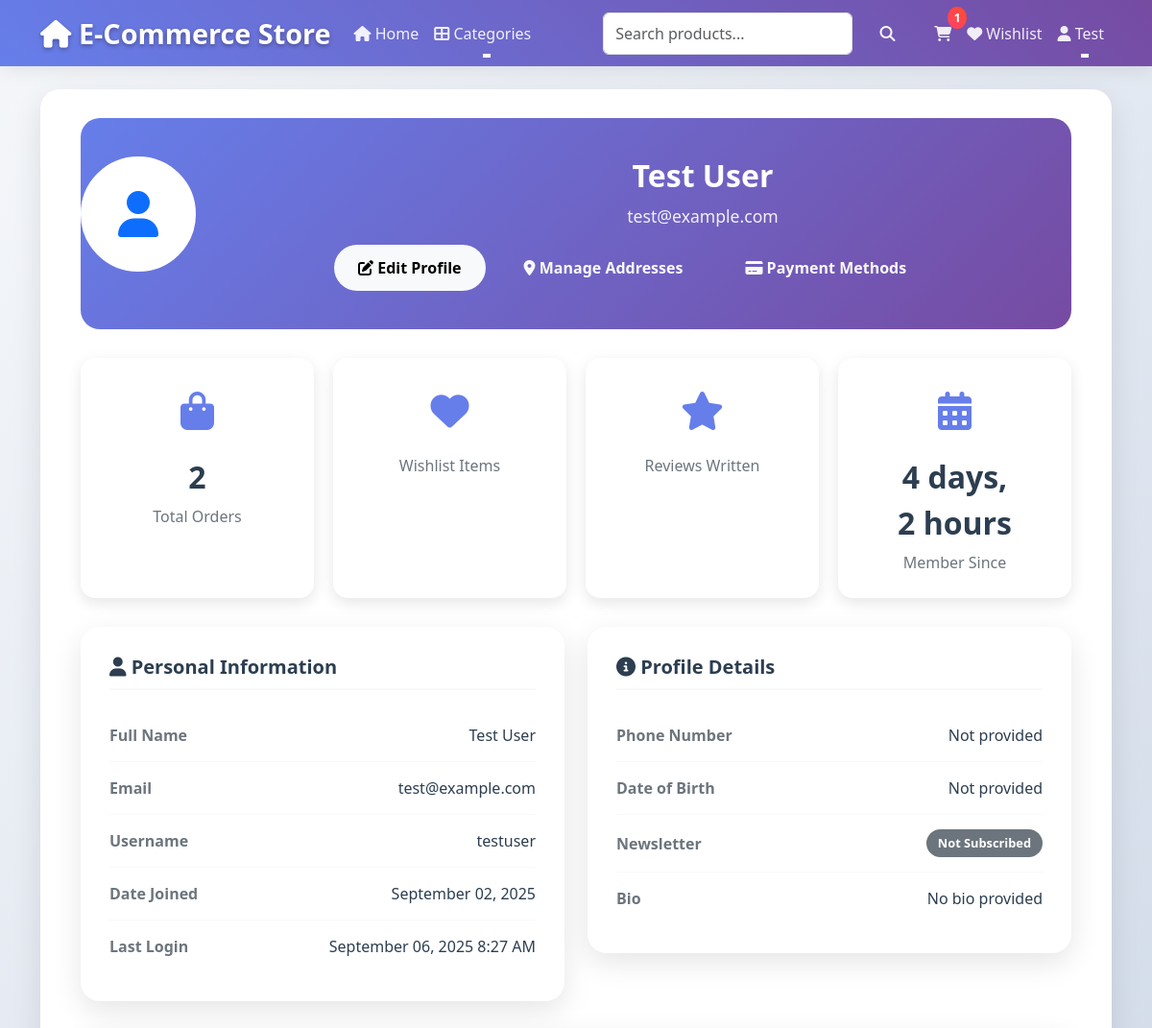
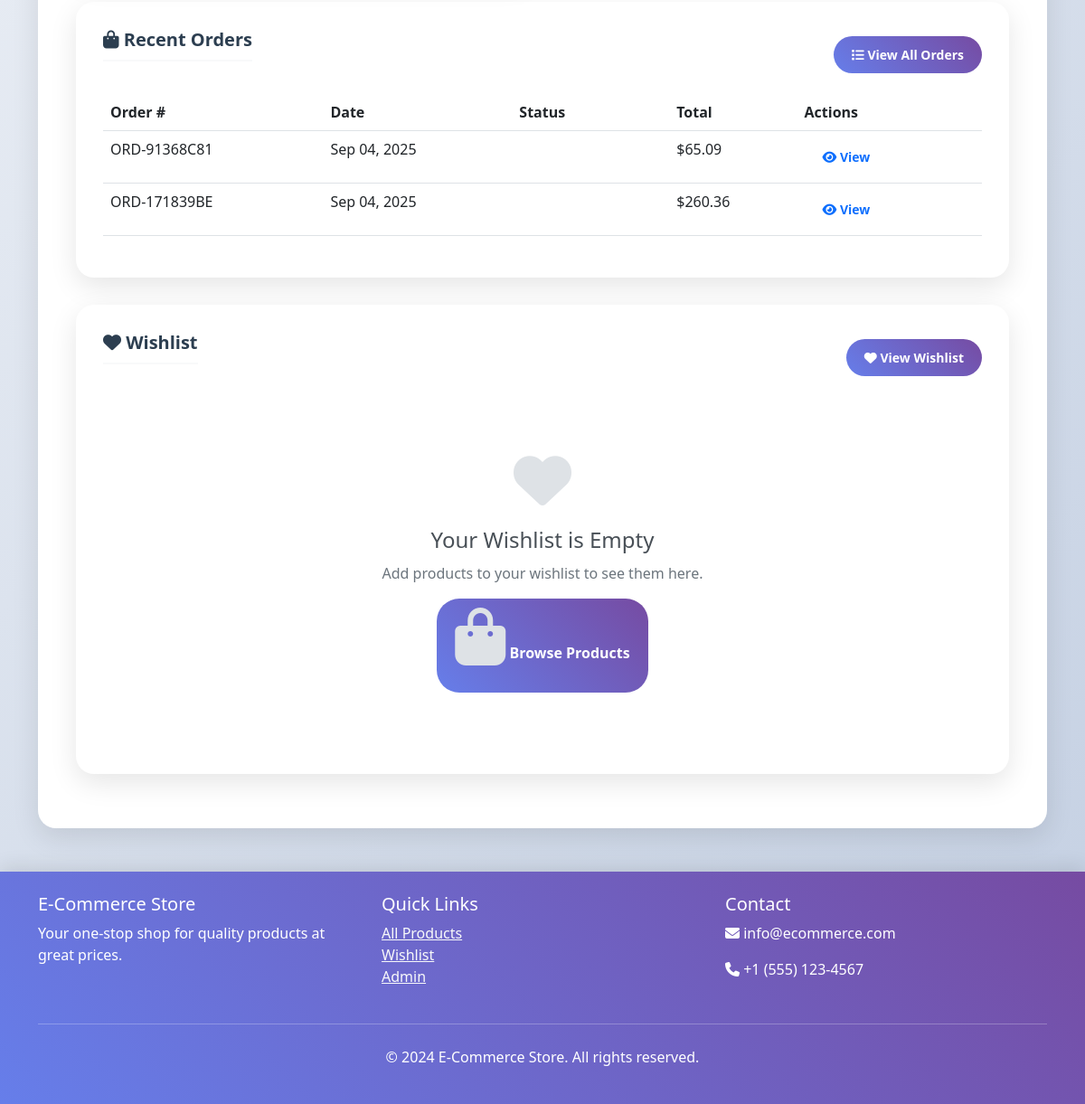
Screenshot of /profile/ (signed in) with the database file from the repository (2 pictures, top to bottom).
### store/models.py (models this page shows, shortened)
class Order(models.Model):
    ORDER_STATUS_CHOICES = [
        ('pending', 'Pending'),
        ('processing', 'Processing'),
        ('shipped', 'Shipped'),
        ('delivered', 'Delivered'),
        ('cancelled', 'Cancelled'),
        ('refunded', 'Refunded'),
    ]
    PAYMENT_STATUS_CHOICES = [
        ('pending', 'Pending'),
        ('paid', 'Paid'),
        ('failed', 'Failed'),
        ('refunded', 'Refunded'),
    ]
    user = models.ForeignKey(User, on_delete=models.CASCADE, related_name='orders')
    order_number = models.CharField(max_length=20, unique=True)
    status = models.CharField(max_length=20, choices=ORDER_STATUS_CHOICES, default='pending')
    payment_status = models.CharField(max_length=20, choices=PAYMENT_STATUS_CHOICES, default='pending')
    subtotal = models.DecimalField(max_digits=10, decimal_places=2)
    tax_amount = models.DecimalField(max_digits=10, decimal_places=2, default=0)
    shipping_amount = models.DecimalField(max_digits=10, decimal_places=2, default=0)
    discount_amount = models.DecimalField(max_digits=10, decimal_places=2, default=0)
    total_amount = models.DecimalField(max_digits=10, decimal_places=2)
    shipping_address = models.ForeignKey(Address, on_delete=models.PROTECT, related_name='shipping_orders')
    billing_address = models.ForeignKey(Address, on_delete=models.PROTECT, related_name='billing_orders')
    payment_method = models.ForeignKey(PaymentMethod, on_delete=models.PROTECT, null=True, blank=True)
    payment_reference = models.CharField(max_length=100, blank=True)
    tracking_number = models.CharField(max_length=100, blank=True)
    estimated_delivery = models.DateField(null=True, blank=True)
    notes = models.TextField(blank=True)
    created_at = models.DateTimeField(auto_now_add=True)
    updated_at = models.DateTimeField(auto_now=True)
    class Meta:
        verbose_name = 'Order'
        verbose_name_plural = 'Orders'
        ordering = ['-created_at']

### store/auth_views.py (the view)
# urls.py: path('profile/', auth_views.ProfileDetailView.as_view(), name='profile_detail'),
class ProfileDetailView(LoginRequiredMixin, DetailView):
    model = UserProfile
    template_name = 'store/auth/profile_detail.html'
    context_object_name = 'profile'
    login_url = reverse_lazy('store:login')
    def get_object(self):
        profile, created = UserProfile.objects.get_or_create(user=self.request.user)
        return profile
    def get_context_data(self, **kwargs):
        context = super().get_context_data(**kwargs)
        context['addresses'] = self.request.user.addresses.all()
        context['payment_methods'] = self.request.user.payment_methods.filter(is_active=True)
        context['recent_orders'] = self.request.user.orders.all()[:5]
        return context

### templates/store/auth/profile_detail.html (shortened to what this page needs)
{% extends 'base.html' %}
{% load static %}
{% block content %}
<div class="container">
    <div class="profile-header">
        <div class="row align-items-center">
            <div class="col-md-3 text-center">
                {% if user.userprofile.profile_picture %}
                    <img src="{{ user.userprofile.profile_picture.url }}" alt="Profile Picture" class="profile-avatar">
                {% else %}
                    <div class="profile-avatar bg-white d-flex align-items-center justify-content-center">
                        <i class="fas fa-user fa-3x text-primary"></i>
                    </div>
                {% endif %}
            </div>
            <div class="col-md-9">
                <h1 class="profile-name">{{ user.get_full_name|default:user.username }}</h1>
                <p class="profile-email">{{ user.email }}</p>
                <div class="action-buttons mt-3">
                    <a href="{% url 'store:profile_update' %}" class="btn btn-light btn-action">
                        <i class="fas fa-edit"></i> Edit Profile
                    </a>
                    <a href="{% url 'store:address_list' %}" class="btn btn-outline-light btn-action">
                        <i class="fas fa-map-marker-alt"></i> Manage Addresses
                    </a>
                    <a href="{% url 'store:payment_method_list' %}" class="btn btn-outline-light btn-action">
                        <i class="fas fa-credit-card"></i> Payment Methods
                    </a>
                </div>
            </div>
        </div>
    </div>
    <div class="stats-grid">
        <div class="stat-item">
            <div class="stat-icon">
                <i class="fas fa-shopping-bag"></i>
            </div>
            <div class="stat-number">{{ user.orders.count }}</div>
            <div class="stat-label">Total Orders</div>
        </div>
        <div class="stat-item">
            <div class="stat-icon">
                <i class="fas fa-heart"></i>
            </div>
            <div class="stat-label">Wishlist Items</div>
        </div>
        <div class="stat-item">
            <div class="stat-icon">
                <i class="fas fa-star"></i>
            </div>
            <div class="stat-label">Reviews Written</div>
        </div>
        <div class="stat-item">
            <div class="stat-icon">
                <i class="fas fa-calendar-alt"></i>
            </div>
            <div class="stat-number">{{ user.date_joined|timesince }}</div>
            <div class="stat-label">Member Since</div>
        </div>
    </div>
    <div class="row">
        <div class="col-md-6">
            <div class="profile-card">
                <h5><i class="fas fa-user"></i> Personal Information</h5>
                <div class="info-item">
                    <span class="info-label">Full Name</span>
                    <span class="info-value">{{ user.get_full_name|default:"Not provided" }}</span>
                </div>
                <div class="info-item">
                    <span class="info-label">Email</span>
                    <span class="info-value">{{ user.email }}</span>
                </div>
                <div class="info-item">
                    <span class="info-label">Username</span>
                    <span class="info-value">{{ user.username }}</span>
                </div>
                <div class="info-item">
                    <span class="info-label">Date Joined</span>
                    <span class="info-value">{{ user.date_joined|date:"F d, Y" }}</span>
                </div>
                <div class="info-item">
                    <span class="info-label">Last Login</span>
                    <span class="info-value">{{ user.last_login|date:"F d, Y g:i A"|default:"Never" }}</span>
                </div>
            </div>
        </div>
        <div class="col-md-6">
            <div class="profile-card">
                <h5><i class="fas fa-info-circle"></i> Profile Details</h5>
                <div class="info-item">
                    <span class="info-label">Phone Number</span>
                    <span class="info-value">{{ user.userprofile.phone_number|default:"Not provided" }}</span>
                </div>
                <div class="info-item">
                    <span class="info-label">Date of Birth</span>
                    <span class="info-value">{{ user.userprofile.date_of_birth|date:"F d, Y"|default:"Not provided" }}</span>
                </div>
                <div class="info-item">
                    <span class="info-label">Newsletter</span>
                    <span class="info-value">
                        {% if user.userprofile.newsletter_subscription %}
                            <span class="badge bg-success">Subscribed</span>
                        {% else %}
                            <span class="badge bg-secondary">Not Subscribed</span>
                        {% endif %}
                    </span>
                </div>
                <div class="info-item">
                    <span class="info-label">Bio</span>
                    <span class="info-value">{{ user.userprofile.bio|default:"No bio provided" }}</span>
                </div>
            </div>
        </div>
    </div>
    <div class="profile-card">
        <div class="d-flex justify-content-between align-items-center mb-3">
            <h5><i class="fas fa-shopping-bag"></i> Recent Orders</h5>
            <a href="{% url 'store:order_list' %}" class="btn btn-primary btn-sm">
                <i class="fas fa-list"></i> View All Orders
            </a>
        </div>
        {% if user.orders.all %}
            <div class="table-responsive">
                <table class="table table-hover">
                    <thead>
                        <tr>
                            <th>Order #</th>
                            <th>Date</th>
                            <th>Status</th>
                            <th>Total</th>
                            <th>Actions</th>
                        </tr>
                    </thead>
                    <tbody>
                        {% for order in user.orders.all|slice:":5" %}
                        <tr>
                            <td>{{ order.order_number }}</td>
                            <td>{{ order.created_at|date:"M d, Y" }}</td>
                            <td>
                                <span class="badge bg-{{ order.status|lower }}">
                                </span>
                            </td>
                            <td>${{ order.total_amount }}</td>
                            <td>
                                <a href="{% url 'store:order_detail' order.pk %}" class="btn btn-sm btn-outline-primary">
                                    <i class="fas fa-eye"></i> View
                                </a>
                            </td>
                        </tr>
                        {% endfor %}
                    </tbody>
                </table>
            </div>
        {% endif %}
    </div>
    <div class="profile-card">
        <div class="d-flex justify-content-between align-items-center mb-3">
            <h5><i class="fas fa-heart"></i> Wishlist</h5>
            <a href="{% url 'store:wishlist' %}" class="btn btn-primary btn-sm">
                <i class="fas fa-heart"></i> View Wishlist
            </a>
        </div>
        {% if user.wishlist.all %}
            <div class="row">
                {% for item in user.wishlist.all|slice:":4" %}
                <div class="col-md-3 mb-3">
                    <div class="card h-100">
                        {% if item.product.main_image %}
                            <img src="{{ item.product.main_image.url }}" class="card-img-top" alt="{{ item.product.name }}" style="height: 150px; object-fit: cover;">
                        {% else %}
                            <img src="{% static 'images/no-image.svg' %}" class="card-img-top" alt="{{ item.product.name }}" style="height: 150px; object-fit: cover;">
                        {% endif %}
                        <div class="card-body">
                            <h6 class="card-title">{{ item.product.name|truncatechars:30 }}</h6>
                            <p class="card-text text-success fw-bold">${{ item.product.price }}</p>
                            <a href="{{ item.product.get_absolute_url }}" class="btn btn-sm btn-primary">
                                <i class="fas fa-eye"></i> View
                            </a>
                        </div>
                    </div>
                </div>
                {% endfor %}
            </div>
        {% else %}
            <div class="empty-state">
                <i class="fas fa-heart"></i>
                <h4>Your Wishlist is Empty</h4>
                <p>Add products to your wishlist to see them here.</p>
                <a href="{% url 'store:product_list' %}" class="btn btn-primary">
                    <i class="fas fa-shopping-bag"></i> Browse Products
                </a>
            </div>
        {% endif %}
    </div>
</div>
{% endblock %}

### templates/base.html (shortened to what this page needs)
<!DOCTYPE html>
<html lang="en">
<head>
    <link href="https://cdn.jsdelivr.net/npm/bootstrap@5.3.0/dist/css/bootstrap.min.css" rel="stylesheet">
    <link href="https://cdnjs.cloudflare.com/ajax/libs/font-awesome/6.4.0/css/all.min.css" rel="stylesheet">
</head>
<body>
    <nav class="navbar navbar-expand-lg navbar-dark bg-dark">
        <div class="container">
            <a class="navbar-brand" href="{% url 'store:home' %}">
                <i class="fas fa-home"></i> E-Commerce Store
            </a>
            <div class="collapse navbar-collapse" id="navbarNav">
                <ul class="navbar-nav me-auto">
                    <li class="nav-item">
                        <a class="nav-link" href="{% url 'store:product_list' %}">
                            <i class="fas fa-home"></i> Home
                        </a>
                    </li>
                    <li class="nav-item dropdown">
                        <a class="nav-link dropdown-toggle" href="#" role="button" data-bs-toggle="dropdown">
                            <i class="fas fa-th-large"></i> Categories
                        </a>
                    </li>
                </ul>
                <form class="d-flex search-form me-3" method="get" action="{% url 'store:search' %}">
                    <input class="form-control me-2" type="search" name="search" placeholder="Search products..."
                           value="{{ request.GET.search }}" aria-label="Search">
                    <button class="btn btn-outline-light" type="submit">
                        <i class="fas fa-search"></i>
                    </button>
                </form>
                <ul class="navbar-nav">
                    <li class="nav-item">
                        <a class="nav-link" href="{% url 'store:cart_list' %}" id="cart-link">
                            <i class="fas fa-shopping-cart"></i>
                            <span class="cart-count">0</span>
                        </a>
                    </li>
                    {% if user.is_authenticated %}
                        <li class="nav-item">
                            <a class="nav-link" href="{% url 'store:wishlist' %}">
                                <i class="fas fa-heart"></i> Wishlist
                            </a>
                        </li>
                        <li class="nav-item dropdown">
                            <a class="nav-link dropdown-toggle" href="#" role="button" data-bs-toggle="dropdown">
                                <i class="fas fa-user"></i> {{ user.first_name|default:user.username }}
                            </a>
                        </li>
                    {% endif %}
                </ul>
            </div>
        </div>
    </nav>
    <main class="container mt-4">
        <div class="main-content">
            {% block content %}{% endblock %}
        </div>
    </main>
    <footer class="footer mt-5 py-4">
        <div class="container">
            <div class="row">
                <div class="col-md-4">
                    <h5>E-Commerce Store</h5>
                    <p>Your one-stop shop for quality products at great prices.</p>
                </div>
                <div class="col-md-4">
                    <h5>Quick Links</h5>
                    <ul class="list-unstyled">
                        <li><a href="{% url 'store:product_list' %}" class="text-light">All Products</a></li>
                        <li><a href="{% url 'store:wishlist' %}" class="text-light">Wishlist</a></li>
                        <li><a href="{% url 'admin:index' %}" class="text-light">Admin</a></li>
                    </ul>
                </div>
                <div class="col-md-4">
                    <h5>Contact</h5>
                    <p><i class="fas fa-envelope"></i> info@ecommerce.com</p>
                    <p><i class="fas fa-phone"></i> +1 (555) 123-4567</p>
                </div>
            </div>
            <hr class="my-4">
            <div class="text-center">
                <p>&copy; 2024 E-Commerce Store. All rights reserved.</p>
            </div>
        </div>
    </footer>
</body>
</html>

### rows the page displays
Order: order_number "ORD-91368C81", created_at "Sep 04, 2025", total_amount "65.09"
Order: order_number "ORD-171839BE", created_at "Sep 04, 2025", total_amount "260.36"

### other values shown
{{ user.first_name|default:user.username }} "Test"
{{ user.get_full_name|default:user.username }} "Test User"
{{ user.email }} "test@example.com"
{{ user.orders.count }} "2"
{{ user.date_joined|timesince }} "4 days, 2 hours"
{{ user.get_full_name|default:"Not provided" }} "Test User"
{{ user.username }} "testuser"
{{ user.date_joined|date:"F d, Y" }} "September 02, 2025"
{{ user.last_login|date:"F d, Y g:i A"|default:"Never" }} "September 06, 2025 8:27 AM"
{{ user.userprofile.phone_number|default:"Not provided" }} "Not provided"
{{ user.userprofile.date_of_birth|date:"F d, Y"|default:"Not provided" }} "Not provided"
{{ user.userprofile.bio|default:"No bio provided" }} "No bio provided"
